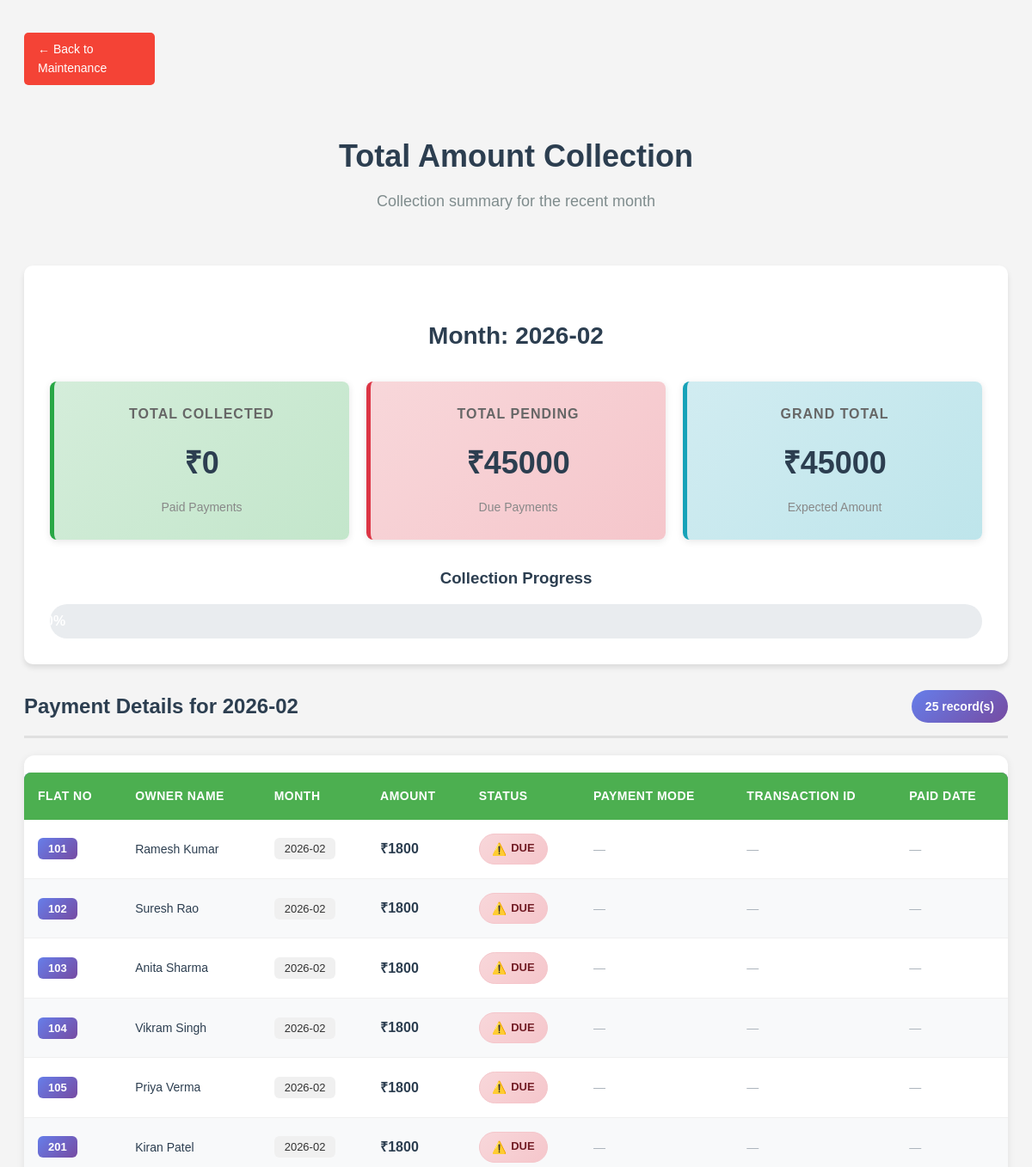
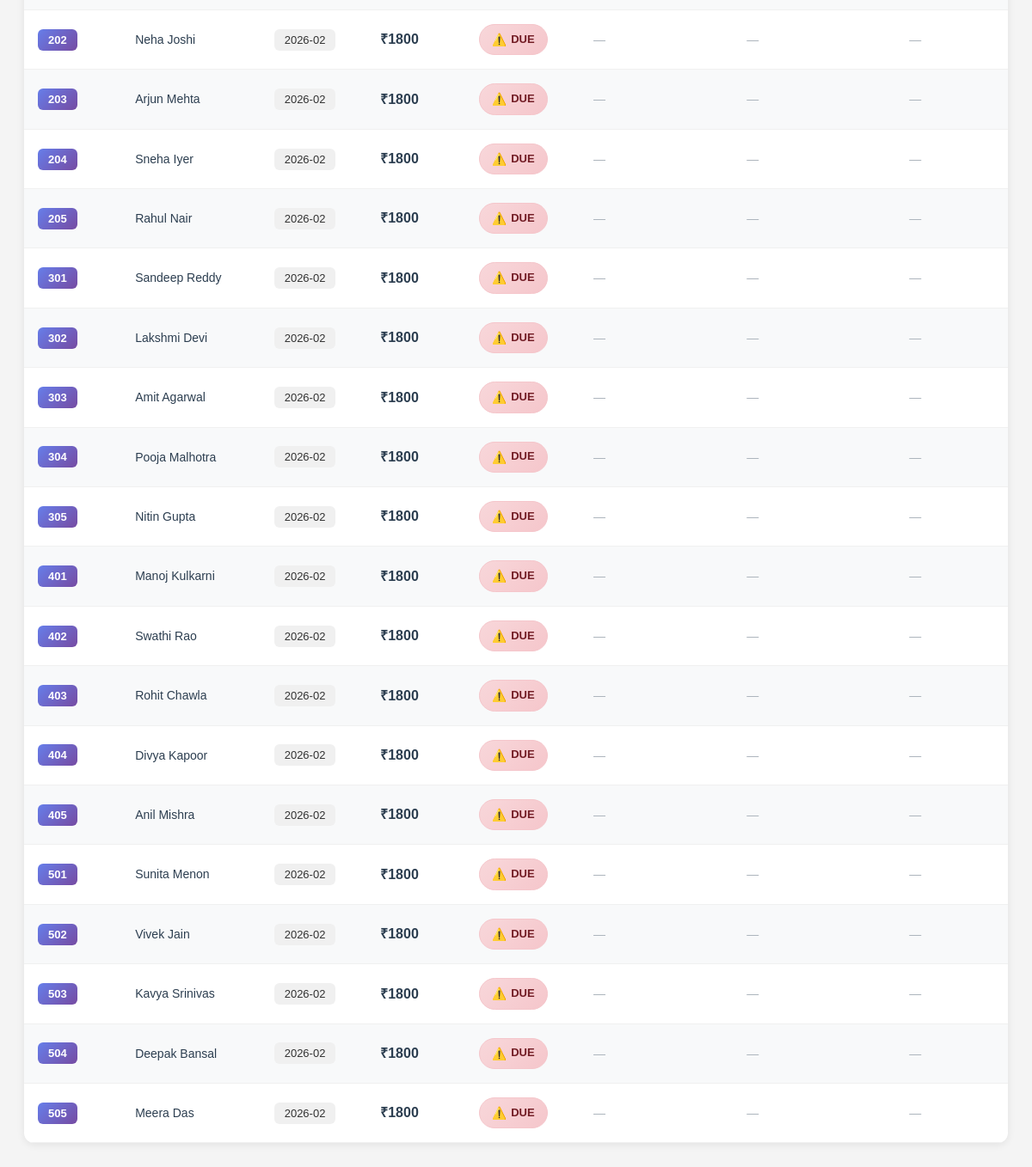
The page /total/amount (signed in) on the database its author committed (2 pictures, top to bottom).
### tables this page shows
CREATE TABLE payments (
    payment_id INTEGER PRIMARY KEY AUTOINCREMENT,
    flat_id INTEGER,
    month TEXT,    
    amount INTEGER,
    status TEXT,   
    payment_mode TEXT,  
    transaction_id TEXT,
    paid_date TEXT,
    FOREIGN KEY(flat_id) REFERENCES flats(flat_id));

CREATE TABLE flats (
    flat_id INTEGER PRIMARY KEY,
    flat_no TEXT UNIQUE,
    floor_no INTEGER
, owner_name TEXT, phone_number TEXT);

### app.py (the view)
@app.route("/total/amount", methods=['GET'])
@admin_required
def get_total_amount():
    check_and_create_monthly_payments()
    conn = db_connection()
    cursor = conn.cursor()
    cursor.execute('SELECT month FROM payments ORDER BY month DESC LIMIT 1')
    recent_month_row = cursor.fetchone()
    if not recent_month_row:
        conn.close()
        return render_template("total_amount.html", recent_month=None, total_collected=0, total_due=0, grand_total=0, flats=[])
    recent_month = recent_month_row['month']
    cursor.execute('''
        SELECT p.*, f.flat_no, f.owner_name
        FROM payments p
        JOIN flats f ON p.flat_id = f.flat_id
        WHERE p.month = ?
        ORDER BY f.flat_no
    ''', (recent_month,))
    flats = cursor.fetchall()
    cursor.execute('''
        SELECT
            SUM(CASE WHEN status = 'PAID' THEN amount ELSE 0 END) as collected,
            SUM(CASE WHEN status = 'DUE' THEN amount ELSE 0 END) as due,
            SUM(amount) as total
        FROM payments
        WHERE month = ?
    ''', (recent_month,))
    totals = cursor.fetchone()
    conn.close()
    return render_template("total_amount.html",
                         recent_month=recent_month,
                         total_collected=totals['collected'] or 0,
                         total_due=totals['due'] or 0,
                         grand_total=totals['total'] or 0,
                         flats=flats)

### app.py (called while the page is built, shortened)
def db_connection():
    conn = sqlite3.connect(database)
    conn.row_factory = sqlite3.Row
    return conn

def admin_required(f):
    @wraps(f)
    def decorated_function(*args, **kwargs):
        if 'user_id' not in session:
            return redirect(url_for('login'))
        if session.get('user_type') != 'admin':
            return redirect(url_for('resident_home'))
        return f(*args, **kwargs)
    return decorated_function

def check_and_create_monthly_payments():
    from datetime import datetime
    current_month = datetime.now().strftime('%Y-%m')
    conn = db_connection()
    cursor = conn.cursor()
    cursor.execute('SELECT flat_id FROM flats ORDER BY flat_id')
    all_flats = cursor.fetchall()
    cursor.execute('SELECT flat_id FROM payments WHERE month = ?', (current_month,))
    existing_flats = cursor.fetchall()
    existing_flat_ids = [row['flat_id'] for row in existing_flats]
    payments_to_create = []
    for flat in all_flats:
        if flat['flat_id'] not in existing_flat_ids:
            payments_to_create.append((flat['flat_id'], current_month, 1800, 'DUE'))
    conn.close()

### templates/total_amount.html (shortened to what this page needs)
<!DOCTYPE html>
<html lang="en">
<head>
    <link rel="stylesheet" href="{{ url_for('static', filename='css/style.css') }}">
</head>
<body>
    <div class="container">
        <a href="/maintenance" class="back-button">← Back to Maintenance</a>
        <div class="page-header">
            <h1>Total Amount Collection</h1>
            <p class="subtitle">Collection summary for the recent month</p>
        </div>
        {% if recent_month %}
        <div class="summary-container">
            <h2>Month: {{ recent_month }}</h2>
            <div class="summary-cards">
                <div class="summary-card collected">
                    <h3>Total Collected</h3>
                    <p class="amount">₹{{ total_collected }}</p>
                    <span class="label">Paid Payments</span>
                </div>
                <div class="summary-card pending">
                    <h3>Total Pending</h3>
                    <p class="amount">₹{{ total_due }}</p>
                    <span class="label">Due Payments</span>
                </div>
                <div class="summary-card total">
                    <h3>Grand Total</h3>
                    <p class="amount">₹{{ grand_total }}</p>
                    <span class="label">Expected Amount</span>
                </div>
            </div>
            <div class="progress-container">
                <h3>Collection Progress</h3>
                <div class="progress-bar">
                    <div class="progress-fill" style="width: {{ (total_collected / grand_total * 100) if grand_total > 0 else 0 }}%">
                        {{ "%.1f"|format((total_collected / grand_total * 100) if grand_total > 0 else 0) }}%
                    </div>
                </div>
            </div>
        </div>
        <div class="section-header">
            <h2>Payment Details for {{ recent_month }}</h2>
            <span class="record-count">{{ flats|length }} record(s)</span>
        </div>
        <div class="table-wrapper">
            <table class="modern-table">
                <thead>
                    <tr>
                        <th>Flat No</th>
                        <th>Owner Name</th>
                        <th>Month</th>
                        <th>Amount</th>
                        <th>Status</th>
                        <th>Payment Mode</th>
                        <th>Transaction ID</th>
                        <th>Paid Date</th>
                    </tr>
                </thead>
                <tbody>
                    {% for flat in flats %}
                    <tr>
                        <td data-label="Flat No">
                            <span class="flat-badge">{{ flat.flat_no }}</span>
                        </td>
                        <td data-label="Owner Name">{{ flat.owner_name }}</td>
                        <td data-label="Month">
                            <span class="month-tag">{{ flat.month }}</span>
                        </td>
                        <td data-label="Amount">
                            <strong class="amount-text">₹{{ flat.amount }}</strong>
                        </td>
                        <td data-label="Status">
                            {% if flat.status == 'PAID' %}
                                <span class="status-badge status-paid-badge">
                                    <span class="badge-icon">✓</span> PAID
                                </span>
                            {% else %}
                                <span class="status-badge status-due-badge">
                                    <span class="badge-icon">⚠️</span> DUE
                                </span>
                            {% endif %}
                        </td>
                        <td data-label="Payment Mode">
                            {% if flat.payment_mode %}
                                <span class="payment-mode-badge">{{ flat.payment_mode }}</span>
                            {% else %}
                                <span class="text-muted">—</span>
                            {% endif %}
                        </td>
                        <td data-label="Transaction ID">
                            {% if flat.transaction_id %}
                                <code class="transaction-code">{{ flat.transaction_id }}</code>
                            {% else %}
                                <span class="text-muted">—</span>
                            {% endif %}
                        </td>
                        <td data-label="Paid Date">
                            {% if flat.paid_date %}
                                <span class="date-text">{{ flat.paid_date }}</span>
                            {% else %}
                                <span class="text-muted">—</span>
                            {% endif %}
                        </td>
                    </tr>
                    {% endfor %}
                </tbody>
            </table>
        </div>
        {% else %}
        <div class="empty-state">
            <div class="empty-icon">📭</div>
            <h2>No Payment Data</h2>
            <p>No payment records available at this time.</p>
        </div>
        {% endif %}
    </div>
</body>
</html>

### rows shown on the page
payments: month "2026-02", flat_no "101", owner_name "Ramesh Kumar", amount "1800", status "DUE"
payments: flat_no "102", owner_name "Suresh Rao", month "2026-02", amount "1800", status "DUE"
payments: flat_no "103", owner_name "Anita Sharma", month "2026-02", amount "1800", status "DUE"
payments: flat_no "104", owner_name "Vikram Singh", month "2026-02", amount "1800", status "DUE"
payments: flat_no "105", owner_name "Priya Verma", month "2026-02", amount "1800", status "DUE"
payments: flat_no "201", owner_name "Kiran Patel", month "2026-02", amount "1800", status "DUE"
payments: flat_no "202", owner_name "Neha Joshi", month "2026-02", amount "1800", status "DUE"
payments: flat_no "203", owner_name "Arjun Mehta", month "2026-02", amount "1800", status "DUE"
payments: flat_no "204", owner_name "Sneha Iyer", month "2026-02", amount "1800", status "DUE"
payments: flat_no "205", owner_name "Rahul Nair", month "2026-02", amount "1800", status "DUE"
payments: flat_no "301", owner_name "Sandeep Reddy", month "2026-02", amount "1800", status "DUE"
payments: flat_no "302", owner_name "Lakshmi Devi", month "2026-02", amount "1800", status "DUE"
payments: flat_no "303", owner_name "Amit Agarwal", month "2026-02", amount "1800", status "DUE"
payments: flat_no "304", owner_name "Pooja Malhotra", month "2026-02", amount "1800", status "DUE"
payments: flat_no "305", owner_name "Nitin Gupta", month "2026-02", amount "1800", status "DUE"
payments: flat_no "401", owner_name "Manoj Kulkarni", month "2026-02", amount "1800", status "DUE"
payments: flat_no "402", owner_name "Swathi Rao", month "2026-02", amount "1800", status "DUE"
payments: flat_no "403", owner_name "Rohit Chawla", month "2026-02", amount "1800", status "DUE"
payments: flat_no "404", owner_name "Divya Kapoor", month "2026-02", amount "1800", status "DUE"
payments: flat_no "405", owner_name "Anil Mishra", month "2026-02", amount "1800", status "DUE"
payments: flat_no "501", owner_name "Sunita Menon", month "2026-02", amount "1800", status "DUE"
payments: flat_no "502", owner_name "Vivek Jain", month "2026-02", amount "1800", status "DUE"
payments: flat_no "503", owner_name "Kavya Srinivas", month "2026-02", amount "1800", status "DUE"
payments: flat_no "504", owner_name "Deepak Bansal", month "2026-02", amount "1800", status "DUE"
payments: flat_no "505", owner_name "Meera Das", month "2026-02", amount "1800", status "DUE"

### other values the page prints
{{ total_collected }} "0"
{{ total_due }} "45000"
{{ grand_total }} "45000"
{{ flats|length }} "25"
